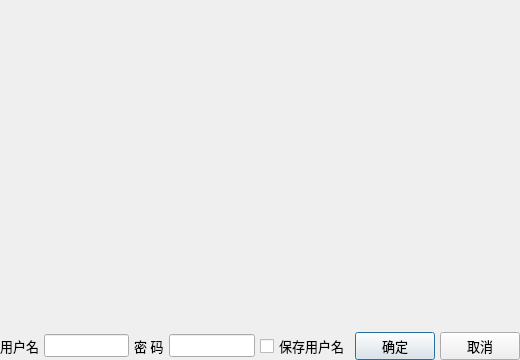
<?xml version="1.0" encoding="UTF-8"?>
<ui version="4.0">
 <class>TDialogLogin</class>
 <widget class="QDialog" name="TDialogLogin">
  <property name="geometry">
   <rect>
    <x>0</x>
    <y>0</y>
    <width>520</width>
    <height>360</height>
   </rect>
  </property>
  <property name="maximumSize">
   <size>
    <width>520</width>
    <height>360</height>
   </size>
  </property>
  <property name="font">
   <font>
    <pointsize>10</pointsize>
   </font>
  </property>
  <property name="windowTitle">
   <string>Dialog</string>
  </property>
  <layout class="QVBoxLayout" name="verticalLayout">
   <property name="spacing">
    <number>0</number>
   </property>
   <property name="leftMargin">
    <number>0</number>
   </property>
   <property name="topMargin">
    <number>0</number>
   </property>
   <property name="rightMargin">
    <number>0</number>
   </property>
   <property name="bottomMargin">
    <number>0</number>
   </property>
   <item>
    <widget class="QLabel" name="label">
     <property name="maximumSize">
      <size>
       <width>520</width>
       <height>334</height>
      </size>
     </property>
     <property name="text">
      <string/>
     </property>
     <property name="pixmap">
      <pixmap resource="res.qrc">:/images/images/splash2.jpg</pixmap>
     </property>
     <property name="scaledContents">
      <bool>true</bool>
     </property>
    </widget>
   </item>
   <item>
    <layout class="QHBoxLayout" name="horizontalLayout">
     <property name="spacing">
      <number>5</number>
     </property>
     <item>
      <widget class="QLabel" name="label_2">
       <property name="text">
        <string>用户名</string>
       </property>
      </widget>
     </item>
     <item>
      <widget class="QLineEdit" name="editUser"/>
     </item>
     <item>
      <widget class="QLabel" name="label_3">
       <property name="text">
        <string>密 码</string>
       </property>
      </widget>
     </item>
     <item>
      <widget class="QLineEdit" name="editPSWD">
       <property name="echoMode">
        <enum>QLineEdit::Password</enum>
       </property>
      </widget>
     </item>
     <item>
      <widget class="QCheckBox" name="chkBoxSave">
       <property name="text">
        <string>保存用户名</string>
       </property>
      </widget>
     </item>
     <item>
      <spacer name="horizontalSpacer_3">
       <property name="orientation">
        <enum>Qt::Horizontal</enum>
       </property>
       <property name="sizeHint" stdset="0">
        <size>
         <width>17</width>
         <height>20</height>
        </size>
       </property>
      </spacer>
     </item>
     <item>
      <widget class="QPushButton" name="btnOK">
       <property name="text">
        <string>确定</string>
       </property>
       <property name="icon">
        <iconset>
         <normaloff>:/images/images/704.bmp</normaloff>:/images/images/704.bmp</iconset>
       </property>
      </widget>
     </item>
     <item>
      <widget class="QPushButton" name="btnCancel">
       <property name="text">
        <string>取消</string>
       </property>
       <property name="icon">
        <iconset>
         <normaloff>:/images/images/706.bmp</normaloff>:/images/images/706.bmp</iconset>
       </property>
      </widget>
     </item>
     <item>
      <spacer name="horizontalSpacer_6">
       <property name="orientation">
        <enum>Qt::Horizontal</enum>
       </property>
       <property name="sizeHint" stdset="0">
        <size>
         <width>40</width>
         <height>20</height>
        </size>
       </property>
      </spacer>
     </item>
    </layout>
   </item>
  </layout>
 </widget>
 <resources>
  <include location="res.qrc"/>
 </resources>
 <connections>
  <connection>
   <sender>btnCancel</sender>
   <signal>clicked()</signal>
   <receiver>TDialogLogin</receiver>
   <slot>reject()</slot>
   <hints>
    <hint type="sourcelabel">
     <x>648</x>
     <y>484</y>
    </hint>
    <hint type="destinationlabel">
     <x>374</x>
     <y>253</y>
    </hint>
   </hints>
  </connection>
 </connections>
</ui>
